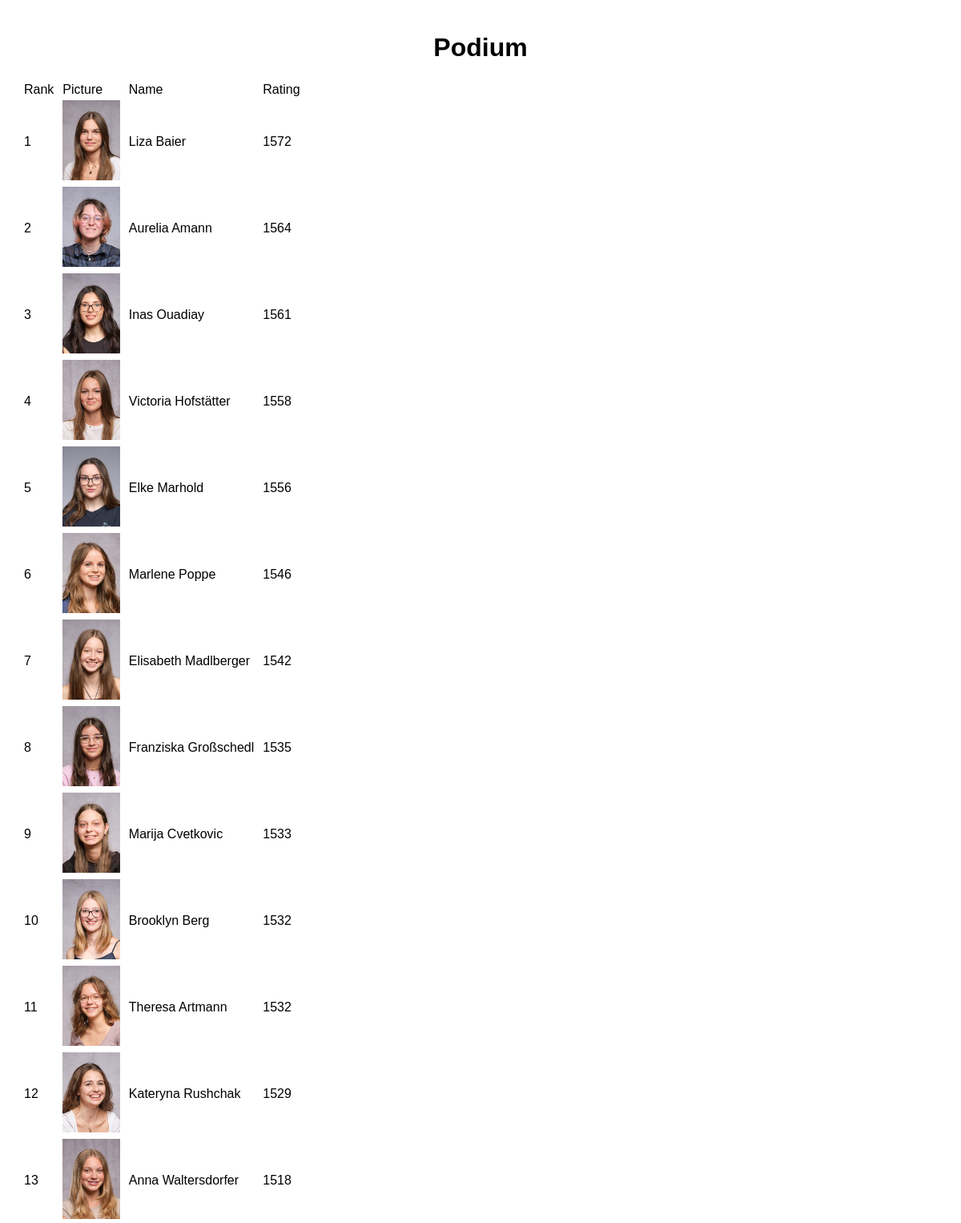
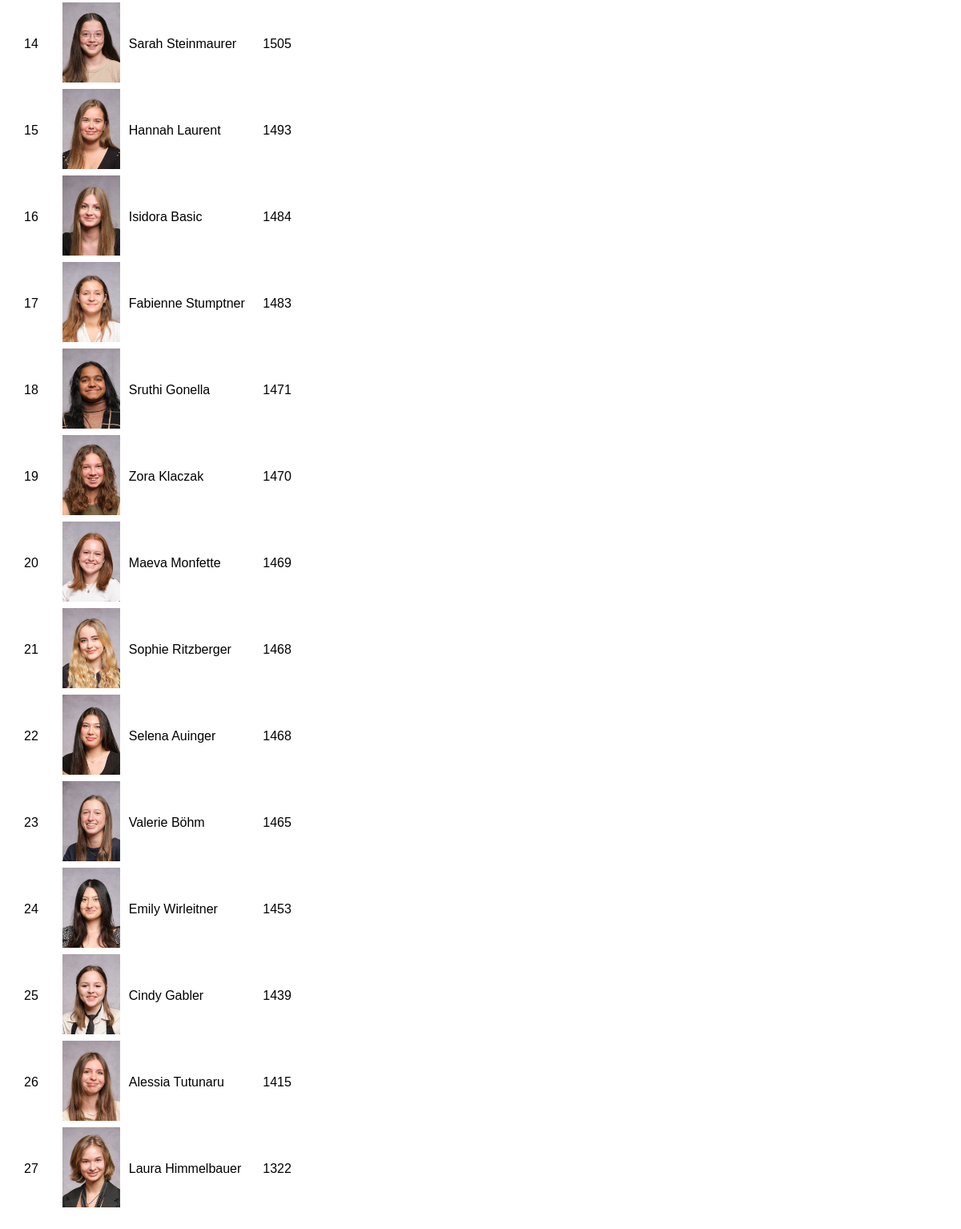
The page /podium on the database its author committed (2 pictures, top to bottom).
### app.py (models this page shows)
class Picture(db.Model):
    id = db.Column(db.Integer, primary_key=True)
    filename = db.Column(db.String(120), unique=True, nullable=False)  # Ensure filenames are unique
    elo_rating = db.Column(db.Integer, default=1500)

### app.py (the view)
@app.route('/podium')
def podium():
    all_pictures = Picture.query.filter(
        Picture.elo_rating != 1500,
    ).order_by(Picture.elo_rating.desc()).all()
    podium_data = {
        rank + 1: {
            'filename': picture.filename,
            'elo_rating': round(picture.elo_rating)
        } for rank, picture in enumerate(all_pictures)
    }
    app.logger.info(f"Podium Data: {podium_data}")  # Log the podium data
    return render_template('podium.html', podium_data=podium_data)

### templates/podium.html (shortened to what this page needs)
<!DOCTYPE html>
<html lang="en">
<head>
    <link rel="stylesheet" href="{{ url_for('static', filename='podium.css') }}">
</head>
<body>
    <div class="container">
        <div class="podium-frame">
            <h1>Podium</h1>
            <div class="frame-frame">
                <table>
                    <thead>
                        <tr>
                            <th>Rank</th>
                            <th>Picture</th>
                            <th>Name</th>
                            <th>Rating</th>
                        </tr>
                    </thead>
                    <tbody>
                        {% for rank, entry in podium_data.items() %}
                        <tr>
                            <td>{{ rank }}</td>
                            <td>
                                <img src="{{ url_for('static', filename='uploads/' + entry['filename']) }}"
                                    alt="Picture" style="max-width: 100px; max-height: 100px;">
                            </td>
                            <td>{{ entry.filename.split('.')[0] }}</td>
                            <td class="elo-rating">{{ entry['elo_rating']|round|int }}</td>
                        </tr>
                        {% endfor %}
                    </tbody>
                </table>
            </div>
        </div>
    </div>
</body>
</html>

### static/podium.css (style rules this page uses)
body { font-family: Arial, sans-serif; margin: 0; }
th, td { font-weight: normal; text-align: left; padding-left: 8px; }
.podium-frame { text-align: center; padding: 20px; border: none; margin-top: 0px; }

### rows shown on the page
Picture: filename (picture), filename "Liza Baier"
Picture: filename (picture), filename "Aurelia Amann"
Picture: filename (picture), filename "Inas Ouadiay"
Picture: filename (picture), filename "Victoria Hofstätter"
Picture: filename (picture), filename "Elke Marhold"
Picture: filename (picture), filename "Marlene Poppe"
Picture: filename (picture), filename "Elisabeth Madlberger"
Picture: filename (picture), filename "Franziska Großschedl"
Picture: filename (picture), filename "Marija Cvetkovic"
Picture: filename (picture), filename "Brooklyn Berg"
Picture: filename (picture), filename "Theresa Artmann"
Picture: filename (picture), filename "Kateryna Rushchak"
Picture: filename (picture), filename "Anna Waltersdorfer"
Picture: filename (picture), filename "Sarah Steinmaurer"
Picture: filename (picture), filename "Hannah Laurent"
Picture: filename (picture), filename "Isidora Basic"
Picture: filename (picture), filename "Fabienne Stumptner"
Picture: filename (picture), filename "Sruthi Gonella"
Picture: filename (picture), filename "Zora Klaczak"
Picture: filename (picture), filename "Maeva Monfette"
Picture: filename (picture), filename "Sophie Ritzberger"
Picture: filename (picture), filename "Selena Auinger"
Picture: filename (picture), filename "Valerie Böhm"
Picture: filename (picture), filename "Emily Wirleitner"
Picture: filename (picture), filename "Cindy Gabler"
Picture: filename (picture), filename "Alessia Tutunaru"
Picture: filename (picture), filename "Laura Himmelbauer"

### other values the page prints
{{ rank }} "1" "2" "3" "4" "5" "6" "7" "8" "9" "10" "11" "12" "13" "14" "15" "16" "17" "18" "19" "20" "21" "22" "23" "24" "25" "26" "27"
{{ entry['elo_rating']|round|int }} "1572" "1564" "1561" "1558" "1556" "1546" "1542" "1535" "1533" "1532" "1532" "1529" "1518" "1505" "1493" "1484" "1483" "1471" "1470" "1469" "1468" "1468" "1465" "1453" "1439" "1415" "1322"
